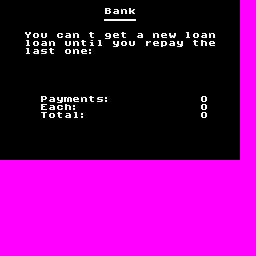

Rendered tile map (Tiled .tmx) drawn with the repository's tilesets; below, a short description and the full map source, tile grids included:
An orthogonal 32x32 tile map with 8x8 px tiles, 1 tile layer (Tile Layer 1).

<map version="1.5" tiledversion="1.6.0" orientation="orthogonal" renderorder="right-down" width="32" height="32" tilewidth="8" tileheight="8" infinite="0" nextlayerid="2" nextobjectid="1">
 <tileset firstgid="1" source="menus_tileset.tsx" />
 <layer id="1" name="Tile Layer 1" width="32" height="32">
  <data encoding="csv">
33,33,33,33,33,33,33,33,33,33,33,33,33,33,33,33,33,33,33,33,33,33,33,33,33,33,33,33,33,33,1,1,
33,33,33,33,33,33,33,33,33,33,33,33,33,67,98,111,108,33,33,33,33,33,33,33,33,33,33,33,33,33,1,1,
33,33,33,33,33,33,33,33,33,33,33,33,33,134,134,134,134,33,33,33,33,33,33,33,33,33,33,33,33,33,1,1,
33,33,33,33,33,33,33,33,33,33,33,33,33,33,33,33,33,33,33,33,33,33,33,33,33,33,33,33,33,33,1,1,
33,33,33,90,112,118,33,100,98,111,97,117,33,104,102,117,33,98,33,111,102,120,33,109,112,98,111,33,33,33,1,1,
33,33,33,109,112,98,111,33,118,111,117,106,109,33,122,112,118,33,115,102,113,98,122,33,117,105,102,33,33,33,1,1,
33,33,33,109,98,116,117,33,112,111,102,59,33,33,33,33,33,33,33,33,33,33,33,33,33,33,33,33,33,33,1,1,
33,33,33,33,33,33,33,33,33,33,33,33,33,33,33,33,33,33,33,33,33,33,33,33,33,33,33,33,33,33,1,1,
33,33,33,33,33,33,33,33,33,33,33,33,33,33,33,33,33,33,33,33,33,33,33,33,33,33,33,33,33,33,1,1,
33,33,33,33,33,33,33,33,33,33,33,33,33,33,33,33,33,33,33,33,33,33,33,33,33,33,33,33,33,33,1,1,
33,33,33,33,33,33,33,33,33,33,33,33,33,33,33,33,33,33,33,33,33,33,33,33,33,33,33,33,33,33,1,1,
33,33,33,33,33,33,33,33,33,33,33,33,33,33,33,33,33,33,33,33,33,33,33,33,33,33,33,33,33,33,1,1,
33,33,33,33,33,81,98,122,110,102,111,117,116,59,33,33,33,33,33,33,33,33,33,33,33,49,33,33,33,33,1,1,
33,33,33,33,33,70,98,100,105,59,33,33,33,33,33,33,33,33,33,33,33,33,33,33,33,49,33,33,33,33,1,1,
33,33,33,33,33,85,112,117,98,109,59,33,33,33,33,33,33,33,33,33,33,33,33,33,33,49,33,33,33,33,1,1,
33,33,33,33,33,33,33,33,33,33,33,33,33,33,33,33,33,33,33,33,33,33,33,33,33,33,33,33,33,33,1,1,
33,33,33,33,33,33,33,33,33,33,33,33,33,33,33,33,33,33,33,33,33,33,33,33,33,33,33,33,33,33,1,1,
33,33,33,33,33,33,33,33,33,33,33,33,33,33,33,33,33,33,33,33,33,33,33,33,33,33,33,33,33,33,1,1,
33,33,33,33,33,33,33,33,33,33,33,33,33,33,33,33,33,33,33,33,33,33,33,33,33,33,33,33,33,33,1,1,
33,33,33,33,33,33,33,33,33,33,33,33,33,33,33,33,33,33,33,33,33,33,33,33,33,33,33,33,33,33,1,1,
1,1,1,1,1,1,1,1,1,1,1,1,1,1,1,1,1,1,1,1,1,1,1,1,1,1,1,1,1,1,1,1,
1,1,1,1,1,1,1,1,1,1,1,1,1,1,1,1,1,1,1,1,1,1,1,1,1,1,1,1,1,1,1,1,
1,1,1,1,1,1,1,1,1,1,1,1,1,1,1,1,1,1,1,1,1,1,1,1,1,1,1,1,1,1,1,1,
1,1,1,1,1,1,1,1,1,1,1,1,1,1,1,1,1,1,1,1,1,1,1,1,1,1,1,1,1,1,1,1,
1,1,1,1,1,1,1,1,1,1,1,1,1,1,1,1,1,1,1,1,1,1,1,1,1,1,1,1,1,1,1,1,
1,1,1,1,1,1,1,1,1,1,1,1,1,1,1,1,1,1,1,1,1,1,1,1,1,1,1,1,1,1,1,1,
1,1,1,1,1,1,1,1,1,1,1,1,1,1,1,1,1,1,1,1,1,1,1,1,1,1,1,1,1,1,1,1,
1,1,1,1,1,1,1,1,1,1,1,1,1,1,1,1,1,1,1,1,1,1,1,1,1,1,1,1,1,1,1,1,
1,1,1,1,1,1,1,1,1,1,1,1,1,1,1,1,1,1,1,1,1,1,1,1,1,1,1,1,1,1,1,1,
1,1,1,1,1,1,1,1,1,1,1,1,1,1,1,1,1,1,1,1,1,1,1,1,1,1,1,1,1,1,1,1,
1,1,1,1,1,1,1,1,1,1,1,1,1,1,1,1,1,1,1,1,1,1,1,1,1,1,1,1,1,1,1,1,
1,1,1,1,1,1,1,1,1,1,1,1,1,1,1,1,1,1,1,1,1,1,1,1,1,1,1,1,1,1,1,1
</data>
 </layer>
</map>
